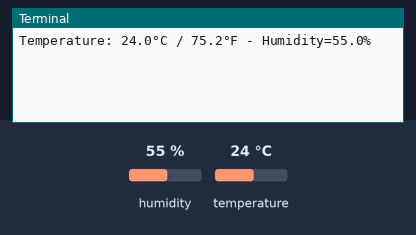
This program was run on a simulated Raspberry Pi (BCM pin numbers). Shown: the last lines printed to the terminal. The inputs (shaded band) are chosen by the test bench; at power-on: humidity 55 %, temperature 24 °C.

Above: at 1.2 s.
1.3 s: humidity set to 22 %
At 5.1 s:
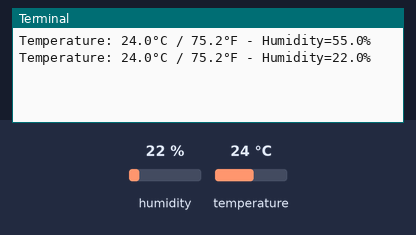
5.9 s: temperature set to 12 °C
At 8.7 s:
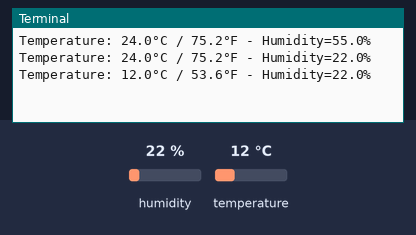
10.5 s: humidity set to 40 %
At 12.3 s:
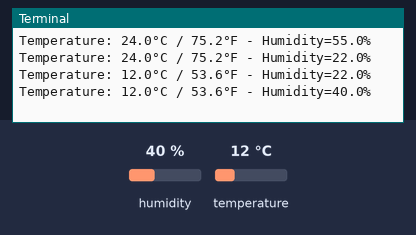
Timing chart, 0 to 13.8 s (numbered marks = the images above; inputs shaded):
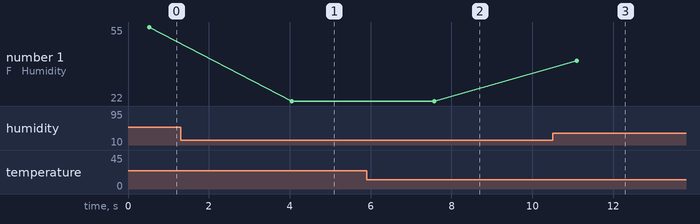

The program:

temp-humidity.py
```python
#!/usr/bin/env python
# -*- coding: utf-8 -*-
import Adafruit_DHT
import time

# temp-humidity.py
# This script uses the Adafruit DHT library to read the values
# of temperature and humidity of the DHT11 or DHT22 sensor.

SENSOR = Adafruit_DHT.DHT22
# Even though the API mentions the PIN here, it is actually the GPIO# e.g.
# GPIO22 for the Raspberry Pi, Remember that GPIO "numbers" don't correspond
# to the physical PIN numbers on the GIPO board on the RPi.
PIN = 22
DEG_SYMBOL = u'\u00b0'

while True:
    # read_retry(sensor, pin)
    humidity, temperature = Adafruit_DHT.read_retry(SENSOR, PIN)
    if humidity is not None and temperature is not None:
        # Temp, is given in Celsius, give the information in Fahrenheit as well
        f_deg = (temperature * 1.8) + 32
        print(u'Temperature: {0:0.1f}{1}C / {2:0.1f}{1}F - '
              'Humidity={3:0.1f}%'.format(
                temperature, DEG_SYMBOL, f_deg, humidity))
        time.sleep(3)
    else:
        print('Failed to get reading. Try again!')
```

Measured:
- after the input at 1.3 s, the terminal: prints a new line after 2.8 s (image 1)
- after the input at 5.9 s, the terminal: prints a new line after 1.7 s (image 2)
- after the input at 10.5 s, the terminal: prints a new line after 0.60 s (image 3)
- plotted number 1: 55 → 22 after the input at 1.3 s, 22 → 40 after the input at 10.5 s
